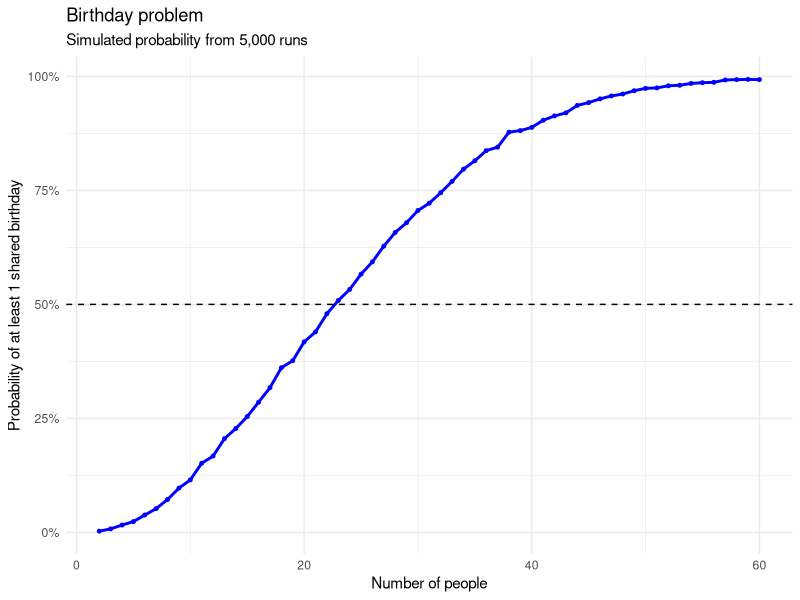

Here is the R script that generated this plot:
## ---- chunk 1
library(tidyverse)
set.seed(47)

num_of_people <- 2:60
num_of_runs <- 5000

simulate_birthday <- function(people) {
  birthdays <- sample.int(365, people, replace = TRUE)

  any(duplicated(birthdays))
}

results <- tibble(
  people = num_of_people,
  probability = map_dbl(
    num_of_people,
    \(n) mean(replicate(
      num_of_runs,
      simulate_birthday(n)
    ))
  )
)

results |>
  filter(people %% 5 == 0)

ggplot(results, aes(x = people, y = probability)) +
  geom_line(color = "blue", linewidth = 1) +
  geom_point(color = "blue", size = 1) +
  geom_hline(
    yintercept = 0.5,
    linetype = "dashed",
  ) +
  scale_y_continuous(
    labels = scales::label_percent()
  ) +
  labs(
    title = "Birthday problem",
    subtitle = "Simulated probability from 5,000 runs",
    x = "Number of people",
    y = "Probability of at least 1 shared birthday"
  ) + theme_minimal()
